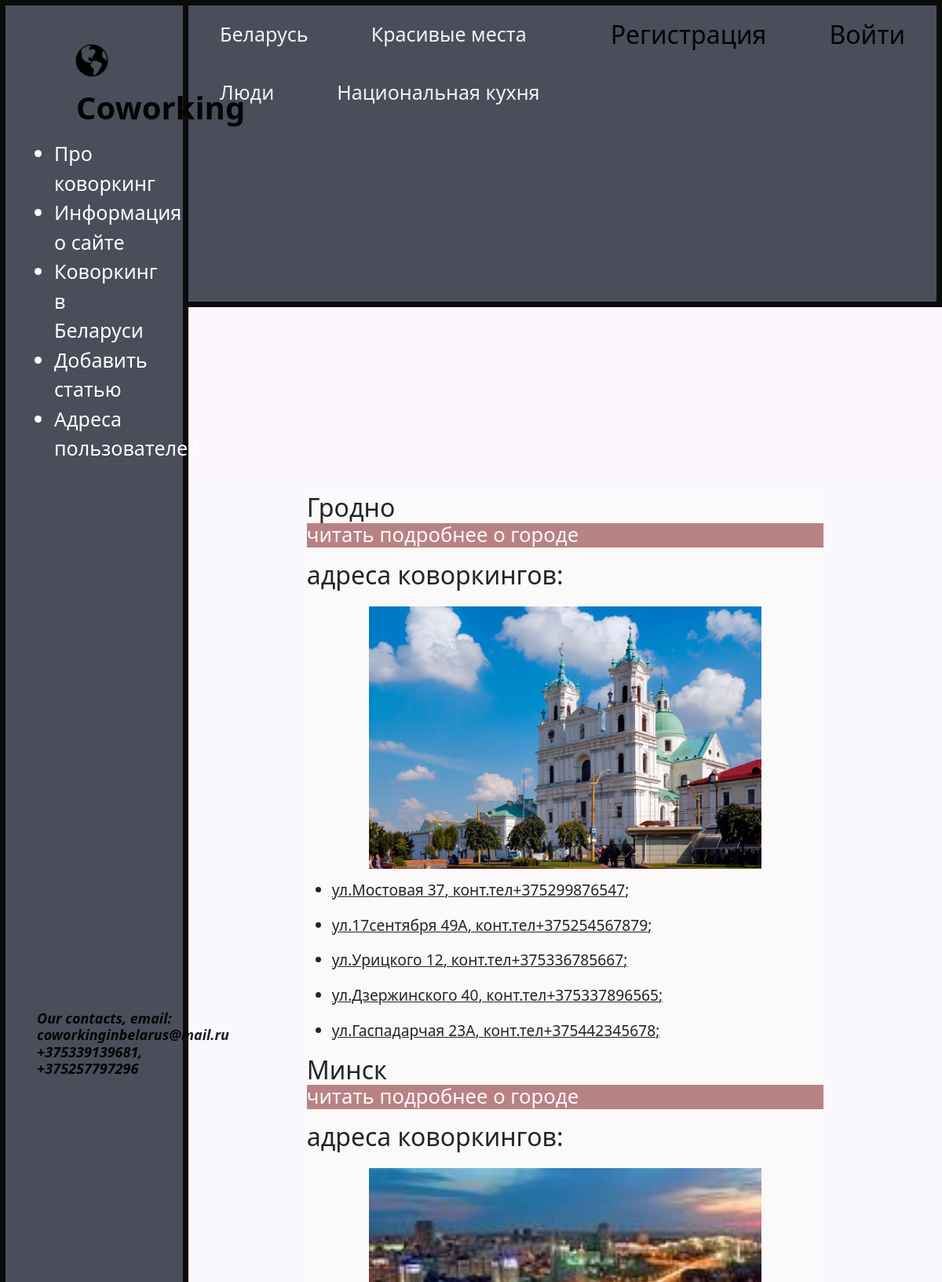
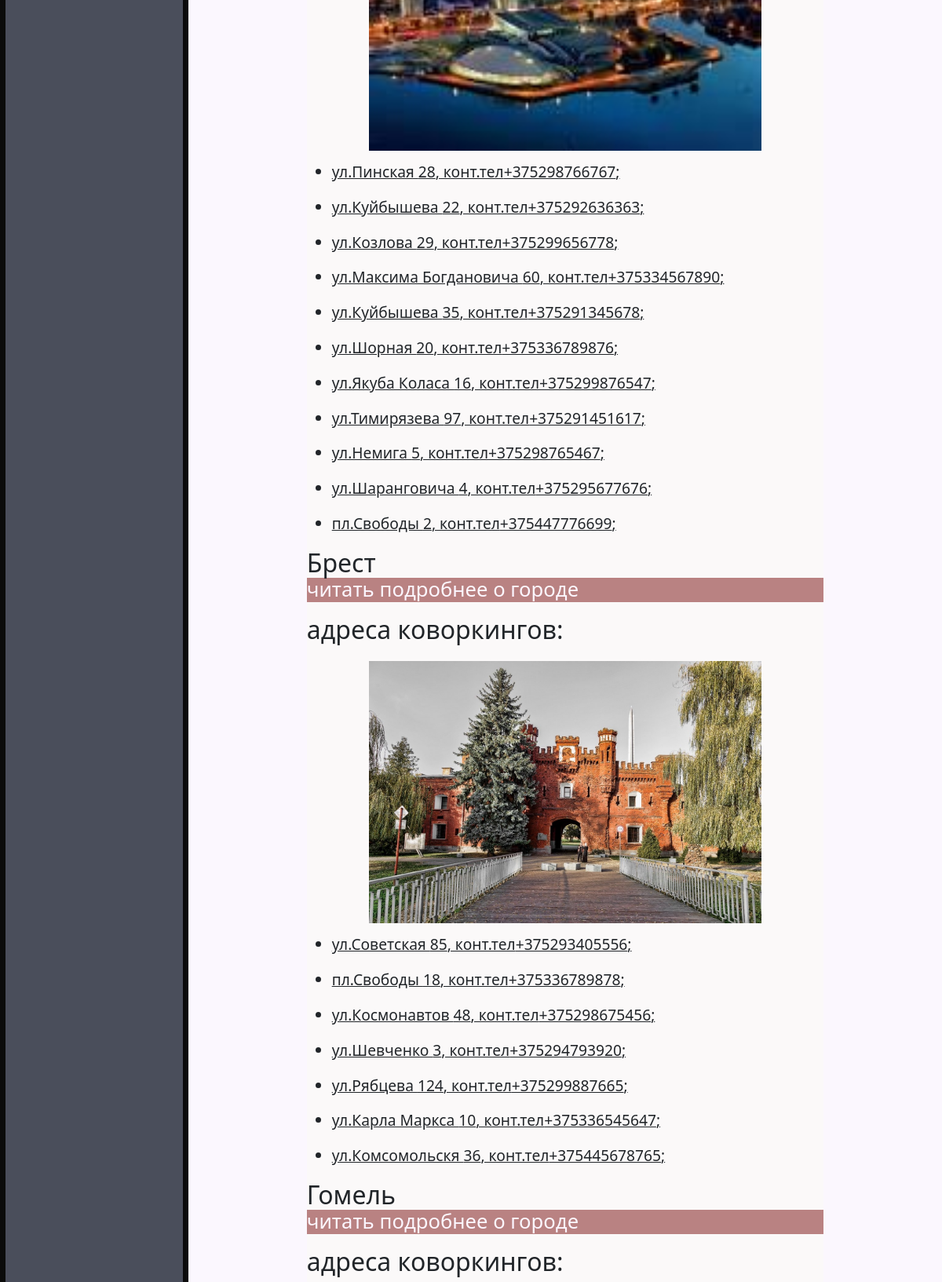
Screenshot of /coworkingbelarus/ (upper part) with the database file from the repository (2 pictures, top to bottom).
### coworking/models.py (models this page shows, shortened)
class cities(models.Model):
    title = models.CharField(max_length=255, verbose_name='Город')
    photo = models.ImageField(upload_to="photos/%Y/%m/%d/", blank = True, verbose_name='Фото')
    slug = models.SlugField(max_length=255, unique=True, db_index=True, verbose_name="URL", null = True)
    content = models.TextField(blank=True, verbose_name='Содержание')
    def __str__(self):
        return self.title
    def get_absolute_url(self):
        return reverse('post', kwargs={'slug': self.slug})
    class Meta:
        verbose_name = 'Города Беларуси'
        verbose_name_plural = 'Города Беларуси'

class location(models.Model):
    street = models.CharField(max_length=255, verbose_name='Улица')
    num = models.CharField(max_length=255, verbose_name='Номер улицы')
    number = models.CharField(max_length=255, verbose_name='Контактный номер')
    content = models.TextField(blank=True, verbose_name='Содержание')
    cat = models.ForeignKey('cities', on_delete=models.PROTECT, null=True, verbose_name='Города')
    time_update = models.DateTimeField(auto_now=True, verbose_name="Время изменения")
    class Meta:
        verbose_name = 'Расположение'
        verbose_name_plural = 'Расположение'
        ordering = ['time_update']

### coworking/views.py (the view)
# urls.py: path('coworkingbelarus/', index , name = 'index'),
@cache_page(60*15)
def index(request):
    result = location.objects.all()
    city = cities.objects.all()
    content = {
    'result': result,
    'city': city,
    }
    return render(request, 'coworking/index.html', content )

### coworking/templatetags/coworking_tags.py (called while the page is built)
@register.inclusion_tag('coworking/show_footer_tag.html')
def show_footer():
    return

### coworking/templates/coworking/index.html
{% extends 'coworking/base.html' %} {% block title %} Belarus {% endblock %}
{%block content %}
<div class="sss">
  <div class="ccc">
    {% for i in city %}
    <h2>
      {{ i }}
      <a class="link-read-post" href="{{ i.get_absolute_url }}">
        <p style="font-size: 80%; background-color: #b98282; color: #fcf7ff">
          читать подробнее о городе
        </p></a
      >
      адреса коворкингов:
    </h2>
    <img src="{{ i.photo.url }}" />
    {% for i2 in result %} {% if i2.cat_id == i.id %}
    <ul>
      <li>{{ i2.street }} {{ i2.num }}, конт.тел{{ i2.number }};</li>
    </ul>
    {% endif %} {% endfor %} {% endfor %}
  </div>
</div>
{% endblock %}

### coworking/templates/coworking/base.html (shortened to what this page needs)
{% load static %} {% load coworking_tags %}
<!DOCTYPE html>
<html lang="en">
  <head>
    <link
      rel="stylesheet"
      href="https://cdn.jsdelivr.net/npm/bootstrap@5.2.2/dist/css/bootstrap.min.css"
    />
    <link rel="stylesheet" href="{% static 'coworking/css/coworking.css' %}" />
  </head>
  <body>
    <div class="topnav">
      {% if request.user.is_authenticated %}
        <a class="active" href="{% url 'logout' %}"><h2>Выйти</h2></a>
        <h4 class="activity"> Пользователь:{{ user.username }}</h4>
      {% else %}
        <a class="active" href="{% url 'login' %}"><h2>Войти</h2></a>
        <a class="active" href="{% url 'register' %}"><h2>Регистрация</h2></a>
      {% endif %}
      <a href="{% url 'AboutBelarus' %}">Беларусь</a>
      <a href="{% url 'BeautifulPlaces' %}">Красивые места</a>
      <a href="{% url 'PeopleBelarus' %}">Люди</a>
      <a href="{% url 'CookingBelarus' %}">Национальная кухня</a>
    </div>
    <aside>
      <div class="somelogo">
        <a href="{% url 'base' %}"
          ><img src="{% static 'coworking/img/america.png' %}"
        /></a>
        <span class="logo"> Coworking </span>
      </div>
      <ul>
        <a href="{% url 'base' %}"><li>Про коворкинг</li></a>
        <a href="{% url 'about' %}"><li>Информация о сайте</li></a>
        <a href="{% url 'index' %}"><li>Коворкинг в Беларуси</li></a>
        <a href="{% url 'add_page' %}"><li>Добавить статью</li></a>
        <a href="{% url 'ua_page' %}"><li>Адреса пользователей</li></a>
      </ul>
      <div class="contacts">
        <h2 class="active">
          Our contacts, email: <br />
          coworkinginbelarus@mail.ru<br />
          +375339139681, +375257797296<br />
        </h2>
      </div>
    </aside>
    <main>
      <div class="scroll-area">
        {% block content %} {% endblock %}
      </div>
    </main>
  </body>
</html>

### coworking/templates/coworking/show_footer_tag.html (shortened to what this page needs)
{% load static %}

### coworking/static/coworking/css/coworking.css (style rules this page uses)
body { background-color: #fcf7ff; }
aside { float: left; background-color: #4a4e5b; width: 20%; padding: 2.5%; height: 100vh; color: #fff; border-right: 7px solid #0b0b0b; border-top: 7px solid #0b0b0b; border-bottom: 7px solid #0b0b0b; border-left: 7px solid #0b0b0b; font-size: 25px; }
aside img { width: 60px; float: left; }
aside .somelogo { font-size: 40px; margin-left: 50px; margin-bottom: 20px; font-weight: bold; position: relative; top: 10px; }
aside .logo { margin-top: 10px; margin-bottom: 20px; margin-left: 10px; font-size: 40px; color: rgb(4, 4, 4); }
aside li { color: #fff; }
aside h2 { margin-top: 630px; margin-bottom: 40px; margin-left: 10px; font-size: 18px; text-align: justify; }
.contacts h2.active { float: left; margin-top: 680px; font-style: italic; font-weight: bold; color: rgb(4, 4, 4); }
.topnav { background-color: #4a4e5b; width: 80%; color: #fff; height: 8%; border-right: 7px solid #0b0b0b; border-top: 7px solid #0b0b0b; border-bottom: 7px solid #0b0b0b; font-size: 25px; margin-left: 20%; position: fixed; }
.topnav a { float: left; color: #f2f2f2; text-align: center; padding: 18px 40px; text-decoration: none; }
div .active { float: right; }
.topnav a.active { color: rgb(4, 4, 4); }
main { position: fixed; top: 13%; height: 100%; left: 20%; width: 100%; text-align: center; }
.scroll-area { padding-top: 1%; padding-left: 5%; padding-right: 5%; padding-bottom: 4%; background-color: #f3f7f41e; max-width: 80%; margin-top: -2.38%; max-height: 100%; overflow-x: hidden; overflow-y: auto; }
.sss { margin-bottom: 1%; font-size: 120%; text-align: left; width: 100%; padding: 1%; }
.ccc { margin-left: 10%; background-color: #fbf9f9; width: 80%; text-decoration: dashed; }
.ccc li { text-decoration: underline; }
.ccc img { margin-left: 10%; padding: 2%; display: block; width: 80%; }

### coworking/templates/coworking/base.html (style rules this page uses)
a { text-decoration: none; }

### rows the page displays
cities: title "Гродно", photo (picture)
location: street "ул.Мостовая", num "37", number "+375299876547"
location: street "ул.17сентября", num "49А", number "+375254567879"
location: street "ул.Урицкого", num "12", number "+375336785667"
location: street "ул.Дзержинского", num "40", number "+375337896565"
location: street "ул.Гаспадарчая", num "23А", number "+375442345678"
cities: title "Минск", photo (picture)
location: street "ул.Пинская", num "28", number "+375298766767"
location: street "ул.Куйбышева", num "22", number "+375292636363"
location: street "ул.Козлова", num "29", number "+375299656778"
location: street "ул.Максима Богдановича", num "60", number "+375334567890"
location: street "ул.Куйбышева", num "35", number "+375291345678"
location: street "ул.Шорная", num "20", number "+375336789876"
location: street "ул.Якуба Коласа", num "16", number "+375299876547"
location: street "ул.Тимирязева", num "97", number "+375291451617"
location: street "ул.Немига", num "5", number "+375298765467"
location: street "ул.Шаранговича", num "4", number "+375295677676"
location: street "пл.Свободы", num "2", number "+375447776699"
cities: title "Брест", photo (picture)
location: street "ул.Советская", num "85", number "+375293405556"
location: street "пл.Свободы", num "18", number "+375336789878"
location: street "ул.Космонавтов", num "48", number "+375298675456"
location: street "ул.Шевченко", num "3", number "+375294793920"
location: street "ул.Рябцева", num "124", number "+375299887665"
location: street "ул.Карла Маркса", num "10", number "+375336545647"
location: street "ул.Комсомольскя", num "36", number "+375445678765"
cities: title "Гомель"
